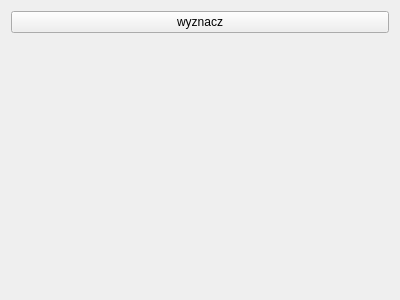
<?xml version="1.0" encoding="UTF-8"?>
<ui version="4.0">
 <class>ConsistentWidget</class>
 <widget class="QWidget" name="ConsistentWidget">
  <property name="geometry">
   <rect>
    <x>0</x>
    <y>0</y>
    <width>400</width>
    <height>300</height>
   </rect>
  </property>
  <property name="windowTitle">
   <string>Form</string>
  </property>
  <layout class="QVBoxLayout" name="verticalLayout">
   <item>
    <widget class="QPushButton" name="apply">
     <property name="text">
      <string>wyznacz</string>
     </property>
    </widget>
   </item>
   <item>
    <widget class="QLabel" name="feedbackLabel">
     <property name="text">
      <string/>
     </property>
     <property name="wordWrap">
      <bool>true</bool>
     </property>
    </widget>
   </item>
   <item>
    <spacer name="verticalSpacer">
     <property name="orientation">
      <enum>Qt::Vertical</enum>
     </property>
     <property name="sizeHint" stdset="0">
      <size>
       <width>20</width>
       <height>40</height>
      </size>
     </property>
    </spacer>
   </item>
  </layout>
 </widget>
 <resources/>
 <connections/>
</ui>
